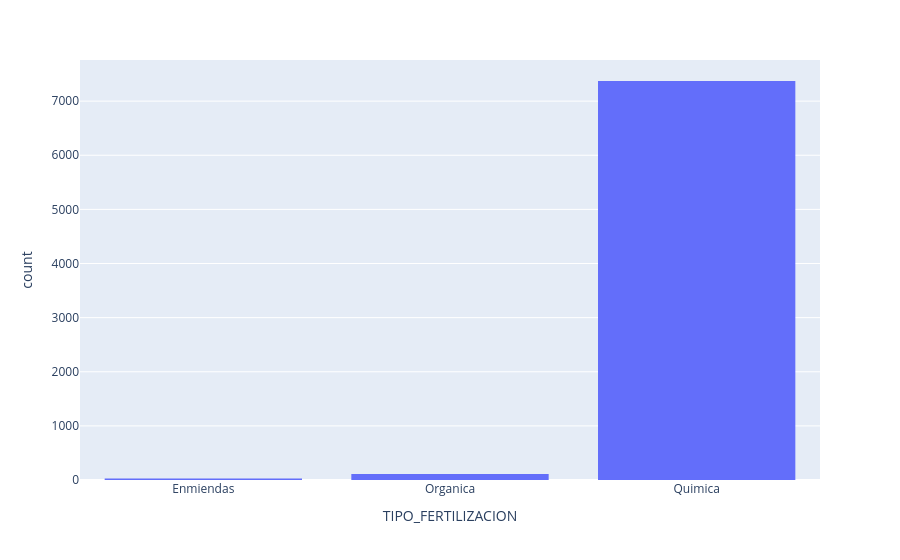

The notebook cell this image was saved under:
### Code cell
# Analisis de variable tipo de fertilizacion.
# =================================================
df = px.data.tips()
fig = px.histogram(fertilizaciones, x="TIPO_FERTILIZACION")
fig.show()

### Figure 1 — Plotly figure (JSON) as saved in the notebook; plotly's stock layout.template omitted (floating-point values rounded to 4 significant figures; data arrays with more than 128 entries replaced by an {"elided": "..."} marker saying what was removed)
{"data": [{"alignmentgroup": "True", "bingroup": "x", "hovertemplate": "TIPO_FERTILIZACION=%{x}<br>count=%{y}<extra></extra>", "legendgroup": "", "marker": {"color": "#636efa", "pattern": {"shape": ""}}, "name": "", "offsetgroup": "", "orientation": "v", "showlegend": false, "type": "histogram", "x": {"elided": "7512 str values"}, "xaxis": "x", "yaxis": "y"}], "layout": {"barmode": "relative", "legend": {"tracegroupgap": 0}, "margin": {"t": 60}, "xaxis": {"anchor": "y", "domain": [0, 1], "title": {"text": "TIPO_FERTILIZACION"}}, "yaxis": {"anchor": "x", "domain": [0, 1], "title": {"text": "count"}}}}
